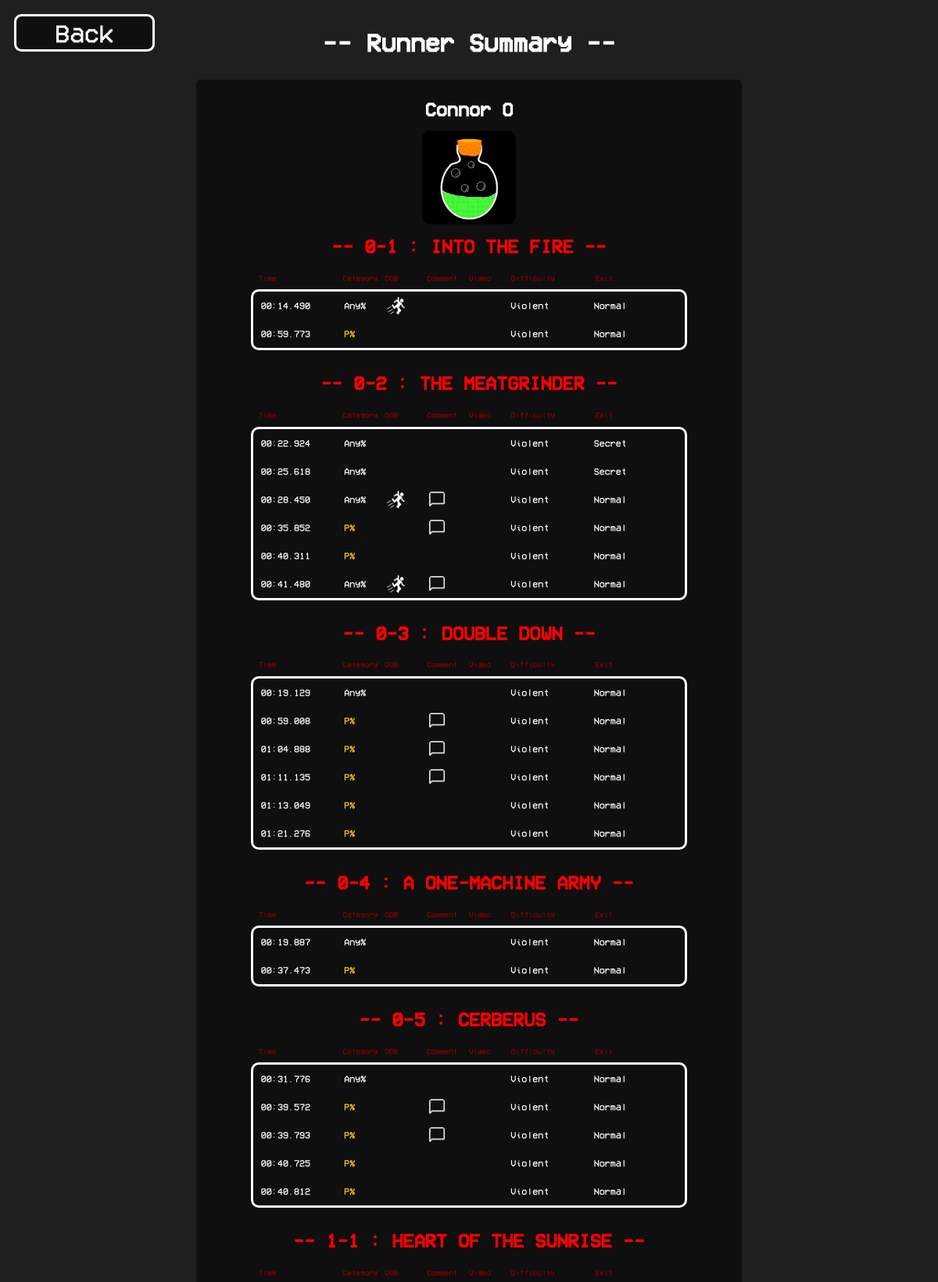
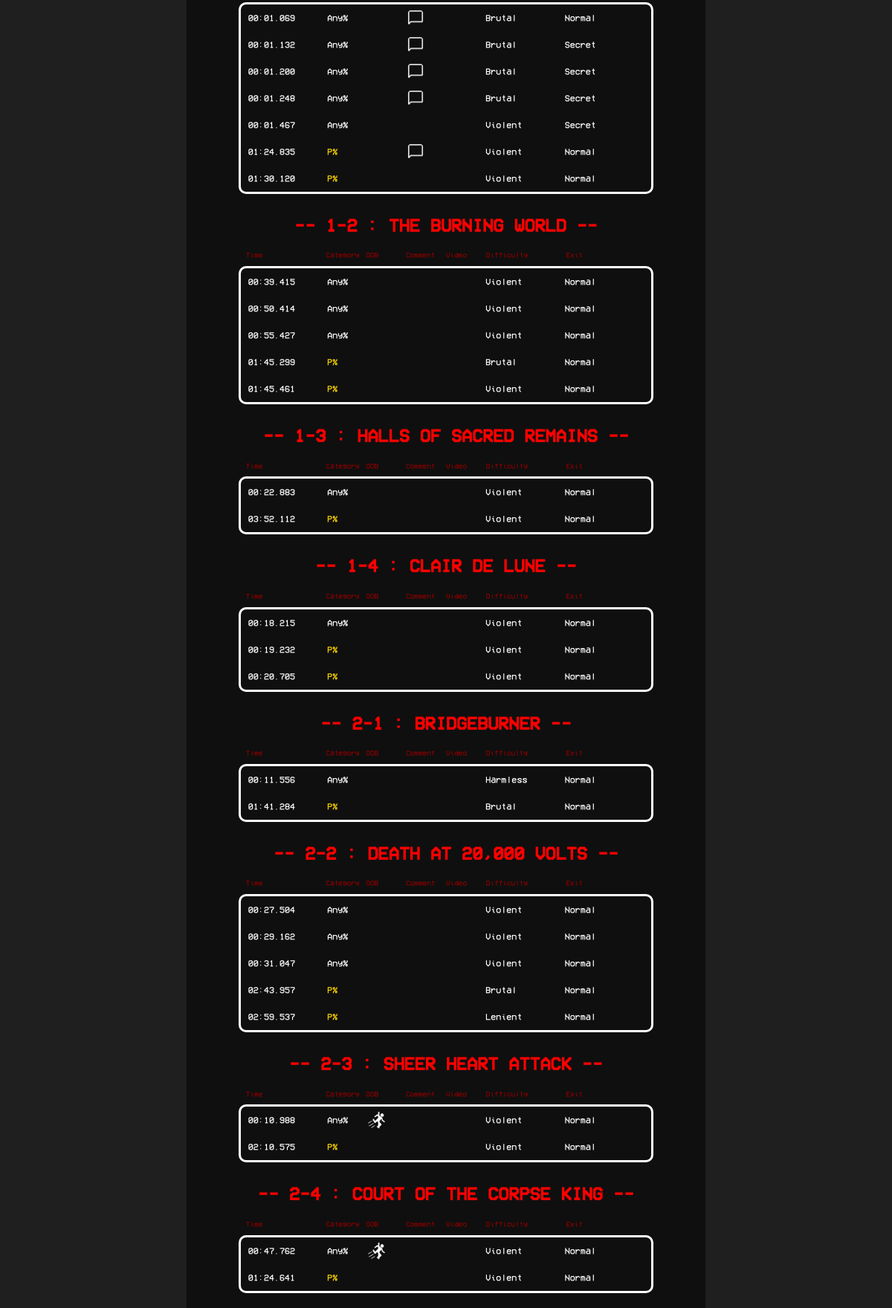
The app's page /Website/userDisplay.php?userId=1&prev=/runners.php&from=N (upper part) with its own data (2 pictures, top to bottom).
### tables this page shows
CREATE TABLE Runners (UserID INTEGER NOT NULL, Name TEXT, SteamId TEXT, DisplayName TEXT, ProfilePicture TEXT, PRIMARY KEY (UserID));

CREATE TABLE Level (LevelCode text NOT NULL, LevelName text, PRIMARY KEY (LevelCode));

### Website/resources/helper/databaseHelper.php (called while the page is built, shortened)
<?php
    include_once('./resources/helper/numberConversion.php');
?>
<?php
    function getRunnerDetails($runnerID)
    {
        $db = new SQLite3('./database/Ultrakill.db');
        $queryString = "SELECT *
                        FROM Runners
                        Where UserID = \"" . $runnerID . "\";";
        $results = $db->query($queryString);
        $row = $results->fetchArray();
        return $row;
    }
    function getLevelsCompleted($userID)
    {
        $db = new SQLite3('./database/Ultrakill.db');
        $outputArray = array();
        $queryString = "SELECT runs.LevelCode, Level.LevelName
                        FROM Runs
                        LEFT JOIN Level
                        ON Level.LevelCode = Runs.LevelCode
                        WHERE Runner = '" . $userID . "'
                        GROUP BY runs.LevelCode
                        Order By runs.LevelCode;";
        $results = $db->query($queryString);
        while ($row = $results->fetchArray())
        {
            $outputArray[] = $row["LevelCode"];
        }
        return $outputArray;
    }
    function getRunsForLevel($userID, $levelCode)
    {
        $db = new SQLite3('./database/Ultrakill.db');
        $outputArray = array();
        $queryString = "SELECT runs.rowID as runID, Runners.ProfilePicture, Runners.UserID as Name, runs.Time, Difficulty.DifficultyName, Difficulty.DifficultyDescription, runs.category, runs.comment, runs.video, runs.LevelCode, Level.LevelName, runs.Exit
                        FROM runs
                        LEFT JOIN Runners
                        ON runners.UserID = runs.Runner
                        LEFT JOIN Difficulty
                        ON difficulty.DifficultyId = runs.Difficulty
                        LEFT JOIN Level
                        ON level.LevelCode = runs.LevelCode
                        WHERE runs.LevelCode = \"" . $levelCode . "\"
                        AND runs.Runner = \"" . $userID . "\" ORDER BY Time;";
        $results = $db->query($queryString);
        while ($row = $results->fetchArray())
        {
            $outputArray[] = $row;
        }
        return $outputArray;
    }
    function levelNameLookup($levelCode)
    {
        $db = new SQLite3('./database/Ultrakill.db');
        $queryString = "SELECT LevelName
                        FROM Level
                        WHERE levelCode = '" . $levelCode . "';";
        $results = $db->query($queryString);
        $output = $results->fetchArray()[0];
        return $output;
    }
?>

### Website/resources/helper/numberConversion.php (called while the page is built, shortened)
<?php
    function toDuration($userSeconds)
    {
        $seconds = floatval($userSeconds);
        $durationString = "";
        $Minutes = floor($seconds / 60);
        $Seconds = sprintf('%06.3f',fmod($seconds, 60));
        if(strlen($Minutes) == 1)
        {
            $durationString = "0" . $Minutes;
        }
        else
        {
            $durationString = $Minutes;
        }
        $durationString .= ":" . $Seconds;
        return $durationString;
    }
?>

### Website/resources/helper/levelMaker.php (the view, shortened to what this page needs)
<?php
    include_once('./resources/helper/databaseHelper.php');
?>
<?php
    function getProfileLevels($userID, $prev)
    {
        $generatedString = "";
        $levelsCompleted = getLevelsCompleted($userID);
        foreach($levelsCompleted as $levelID)
        {
            $selectedRun = getRunsForLevel($userID, $levelID);
            $generatedString .= "<div style='margin-bottom: 30px;'>
            <h1 class='ultrakillTitleText' style='color: red;'>-- " . $levelID . " : " . levelNameLookup($levelID) . " --</h1>
            <div style='display: grid; grid-template-columns: 20% 10% 10% 10% 10% 20% 20%; align-items: center; justify-content: space-between; margin: 0px 70px;'>
            <p style='font-size:0.8vw; color: darkred;'>Time</p>
            <p style='font-size:0.8vw; color: darkred;'>Category</p>
            <p style='font-size:0.8vw; color: darkred;'>OOB</p>
            <p style='font-size:0.8vw; color: darkred;'>Comment</p>
            <p style='font-size:0.8vw; color: darkred;'>Video</p>
            <p style='font-size:0.8vw; color: darkred;'>Difficulty</p>
            <p style='font-size:0.8vw; color: darkred;'>Exit</p>
            </div>
            <div class='profileTableContainer'>";
            foreach($selectedRun as $level)
            {
                if($from = "userDisplay")
                {
                    $generatedString .= "<a href='./individualRun.php?runId=" . $level["runID"] . "' class='nostyle'>";
                }
                $generatedString .="
                <div class='profileLevelGrid'>
                <p>" . toDuration($level["Time"]) . "</p>";
                if(substr($level["Category"], 0, 1) == "A")
                {
                    $generatedString .= "<p>Any%</p>";
                }
                else if(substr($level["Category"], 0, 1) == "P")
                {
                    $generatedString .= "<p style='color:gold;'>P%</p>";
                }
                else if(substr($level["Category"], 0, 1) == "N")
                {
                    $generatedString .= "<p style='color:lime;'>NoMo</p>";
                }
                if(($level["Category"] == "Any% OOB")||($level["Category"] == "P% OOB")||($level["Category"] == "NoMo OOB"))
                {
                    $generatedString .= "<img src='./resources/images/OutOfBounds.png' alt='Out Of Bounds'>";
                }
                else
                {
                    $generatedString .= "<div style='width: 2vw; height: 2vw;'></div>";
                }
                if($level["Comment"] != null)
                {
                    $generatedString .= "<img src='./resources/images/Comment.png' alt='Contains Comment'>";
                }
                else
                {
                    $generatedString .= "<div style='width: 2vw; height: 2vw;'></div>";
                }
                if($level["Video"] != null)
                {
                    $generatedString .= "<img src='./resources/images/Video.png' alt='Contains Video'>";
                }
                else
                {
                    $generatedString .= "<div style='width: 2vw; height: 2vw;'></div>";
                }
                $generatedString .= "<p>" . $level["DifficultyName"] . "</p>
                <p>" . $level["Exit"] . "</p>
                </div>
                </a>";
            }
            $generatedString .= "</div>
            </div>";
        }
        return $generatedString;
    }
?>

### Website/userDisplay.php (shortened to what this page needs)
<?php
    include_once './resources/helper/headers.php';
    include_once './resources/helper/levelMaker.php';
    include_once './resources/helper/databaseHelper.php';
?>
<!DOCTYPE html>
<html lang="en">
    <head>
        <link rel='stylesheet' type='text/css' href='./resources/css/common.css' />
    </head>
    <body>
            <?php
                if($_GET["from"] == "Y")
                {
                    standardHeader($_SERVER['HTTP_REFERER'], "Runner Summary");
                }
                else
                {
                    standardHeader("." . $_GET["prev"], "Runner Summary");
                }
                $userID = $_GET["userId"];
                $userDetails = getRunnerDetails($userID);
                echo("<div class=\"flexBox\" style=\"justify-content: center;\">
                    <div class=\"playerProfile\">");
                            echo("<h1 class=\"ultrakillTitleText\">" . $userDetails["Name"] . "</h1>
                            <div class=\"flexBox\" style=\"justify-content: center; gap:10px;\">
                                <img src=\"./resources/images/" . $userDetails["ProfilePicture"] . "\">
                            </div>");
                            echo(getProfileLevels($_GET["userId"], $_GET["prev"]));
                        ?>
                    </div>
                </div>
    </body>
</html>

### Website/resources/css/common.css (style rules this page uses)
* { box-sizing: border-box; }
body { font-family: Arial; padding: 10px; background: rgb(31, 31, 31); background-repeat: repeat-y; background-size: 100%; }
a { text-decoration: none; }
.flexBox { display: flex; }
.ultrakillTitleText { font-family: UltrakillFont; color: white; text-align: center; }
.playerProfile { color: white; background-color: rgba(0,0,0,0.5); font-family: UltrakillFont; font-size: 1vw; padding:10px; border-radius:5px; width: 60%; }
.playerProfile img { display: block; border-radius: 10px; width: 10vw; height: 10vw; }
.profileLevelGrid { display: grid; grid-template-columns: 20% 10% 10% 10% 10% 20% 20%; align-items: center; justify-content: space-between; }
.profileLevelGrid img { width: 2vw; height: 2vw; }
.profileTableContainer { display: block; border: solid white 3px; border-radius: 10px; margin: 0px 60px; padding: 0px 10px; }
a.nostyle:link { text-decoration: inherit; color: inherit; cursor: pointer; }

### records on screen
runners: Name "Connor O", ProfilePicture (picture)
level: levelID "0-1", LevelName "INTO THE FIRE", Time "00:14.490", DifficultyName "Violent", Exit "Normal", Time "00:59.773"
level: levelID "0-2", LevelName "THE MEATGRINDER", Time "00:22.924", DifficultyName "Violent", Exit "Secret", Time "00:25.618", Time "00:28.450", Exit "Normal", Time "00:35.852", Time "00:40.311", Time "00:41.480"
level: levelID "0-3", LevelName "DOUBLE DOWN", Time "00:19.129", DifficultyName "Violent", Exit "Normal", Time "00:59.008", Time "01:04.888", Time "01:11.135", Time "01:13.049", Time "01:21.276"
level: levelID "0-4", LevelName "A ONE-MACHINE ARMY", Time "00:19.887", DifficultyName "Violent", Exit "Normal", Time "00:37.473"
level: levelID "0-5", LevelName "CERBERUS", Time "00:31.776", DifficultyName "Violent", Exit "Normal", Time "00:39.572", Time "00:39.793", Time "00:40.725", Time "00:40.812"
level: levelID "1-1", LevelName "HEART OF THE SUNRISE", Time "00:01.069", DifficultyName "Brutal", Exit "Normal", Time "00:01.132", Exit "Secret", Time "00:01.200", Time "00:01.248", Time "00:01.467", DifficultyName "Violent", Time "01:24.835", Time "01:30.120"
level: levelID "1-2", LevelName "THE BURNING WORLD", Time "00:39.415", DifficultyName "Violent", Exit "Normal", Time "00:50.414", Time "00:55.427", Time "01:45.299", DifficultyName "Brutal", Time "01:45.461"
level: levelID "1-3", LevelName "HALLS OF SACRED REMAINS", Time "00:22.883", DifficultyName "Violent", Exit "Normal", Time "03:52.112"
level: levelID "1-4", LevelName "CLAIR DE LUNE", Time "00:18.215", DifficultyName "Violent", Exit "Normal", Time "00:19.232", Time "00:20.705"
level: levelID "2-1", LevelName "BRIDGEBURNER", Time "00:11.556", DifficultyName "Harmless", Exit "Normal", Time "01:41.284", DifficultyName "Brutal"
level: levelID "2-2", LevelName "DEATH AT 20,000 VOLTS", Time "00:27.504", DifficultyName "Violent", Exit "Normal", Time "00:29.162", Time "00:31.047", Time "02:43.957", DifficultyName "Brutal", Time "02:59.537", DifficultyName "Lenient"
level: levelID "2-3", LevelName "SHEER HEART ATTACK", Time "00:10.988", DifficultyName "Violent", Exit "Normal", Time "02:10.575"
level: levelID "2-4", LevelName "COURT OF THE CORPSE KING", Time "00:47.762", DifficultyName "Violent", Exit "Normal", Time "01:24.641"

### other values on screen
$title "Runner Summary"
